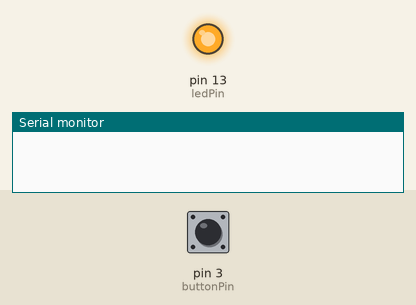
Recording of a sketch running on a simulated Arduino Uno, built with avr-gcc and run on an emulated ATmega328P. Shown: output pins drawn as LEDs (lit = HIGH), the last lines printed to the serial monitor. Inputs (shaded band) come from the test bench; at power-on: pin 3 (buttonPin) LOW.

Above: at 1.2 s.
1.3 s: pin 3 (buttonPin) pulled HIGH for 0.15 s
At 2.1 s:
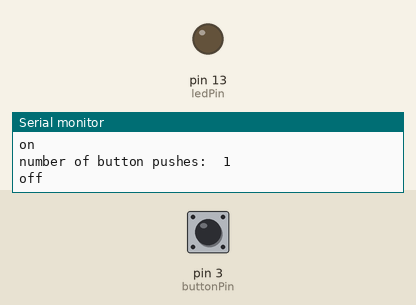
2.9 s: pin 3 (buttonPin) pulled HIGH for 1 s
At 3.3 s:
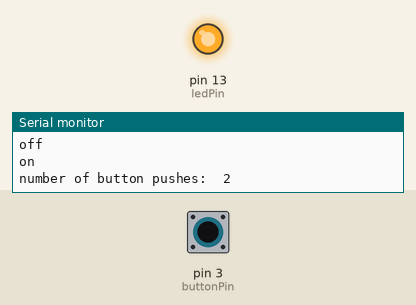
5.4 s: pin 3 (buttonPin) pulled HIGH for 3.2 s
At 6.4 s:
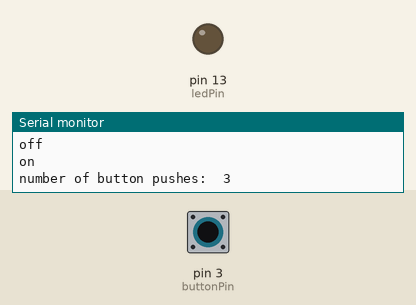
Timing chart, 0 to 8.4 s (numbered marks = the images above; inputs shaded):
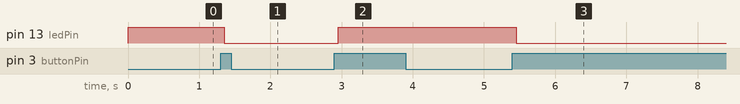

Measured:
- after the input at 1.3 s, pin 13 (ledPin): HIGH → LOW after 0.05 s
- after the input at 2.9 s, pin 13 (ledPin): LOW → HIGH after 0.05 s
- after the input at 5.4 s, pin 13 (ledPin): HIGH → LOW after 0.05 s

The sketch:

ButtonLight.ino
```cpp
int  buttonPin = 3;    // the pin that the pushbutton is attached to
int ledPin = 13;       // the pin that the LED is attached to
int buttonPushCounter = 0;   // counter for the number of button presses
int buttonState = 0;         // current state of the button
int lastButtonState = 0;     // previous state of the button

void setup() {
  // initialize the button pin as a input:
  pinMode(buttonPin, INPUT);
  // initialize the LED as an output:
  pinMode(ledPin, OUTPUT);
  // initialize serial communication:
  Serial.begin(9600);
}

void loop() {
  // read the pushbutton input pin:
  buttonState = digitalRead(buttonPin);

  // compare the buttonState to its previous state
  if (buttonState != lastButtonState) {
    // if the state has changed, increment the counter
    if (buttonState == HIGH) {
      // if the current state is HIGH then the button
      // wend from off to on:
      buttonPushCounter++;
      Serial.println("on");
      Serial.print("number of button pushes:  ");
      Serial.println(buttonPushCounter);
    } else {
      // if the current state is LOW then the button
      // wend from on to off:
      Serial.println("off");
    }
    // Delay a little bit to avoid bouncing
    delay(50);
  }

  lastButtonState = buttonState;

  if (buttonPushCounter % 2 == 0) {
    digitalWrite(ledPin, HIGH);
  } else {
    digitalWrite(ledPin, LOW);
  }

}
```
